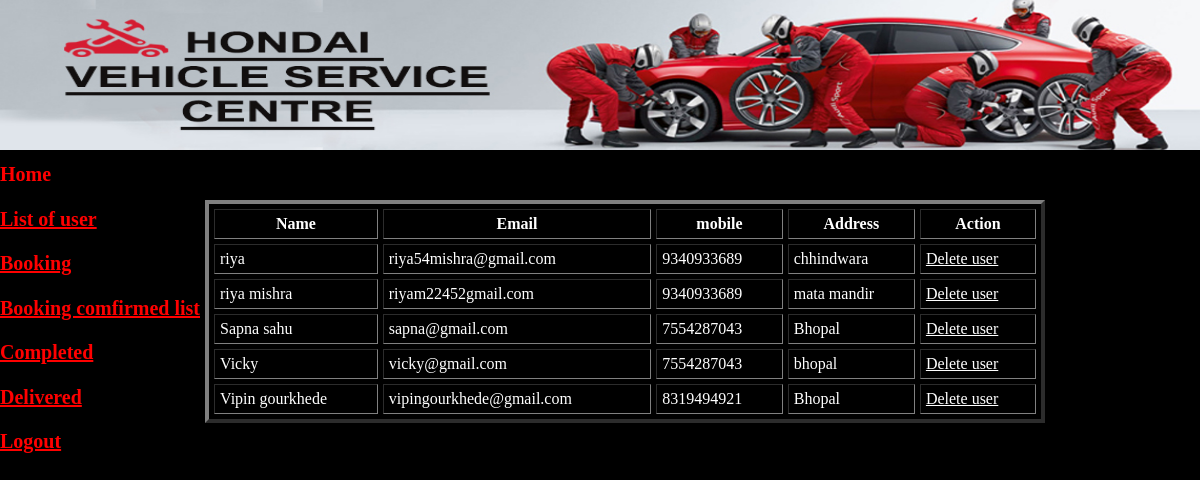
Screenshot of /admin/viewuser.php (signed in) with the database file from the repository.
### tables this page shows
CREATE TABLE IF NOT EXISTS `register` (
  `name` char(15) NOT NULL,
  `email_id` varchar(50) NOT NULL,
  `mobile_no` bigint(10) NOT NULL,
  `address` varchar(20) NOT NULL,
  `password` varchar(50) NOT NULL,
  PRIMARY KEY (`email_id`)
);

### admin/viewuser.php (the view, shortened to what this page needs)
<html>
<head>
<link rel="stylesheet" type="text/css" href="grid/grid.css">
</head>
<body style="background-color:black;">
<div class="container">
<div class="row">
<div class="col-12">
<img src="image/banner.jpg" height="150px" width="100%">
</div>
</div>
<?php
include('nav.php');
?>
<div class="col-4" style="padding-right:20%;padding-top:50px;">
<?php
$con = mysqli_connect("localhost","root",12345,"hondairiya");
$q = "select * from register";
$result = mysqli_query($con,$q);
$result_rows = mysqli_fetch_assoc($result);
?>
</div>
<table align="center" style="color:white;margin-left:-20px;" border="4" width="70%" cellspacing="5px" cellpadding="5px;">
<tr>
<th>Name</th>
<th>Email</th>
<th>mobile</th>
<th>Address</th>
<th>Action</th>
</tr>
<?php
do{
?>
	<tr>
	<td> <?php echo  $result_rows['name']; ?></td>
	<td> <?php echo $result_rows['email_id']; ?></td>
	<td> <?php  echo $result_rows['mobile_no']; ?></td>
	<td> <?php echo $result_rows['address']; ?> </td>
	<td><a href="delete.php?id=<?php echo $result_rows['email_id'] ?>">Delete user </td>
	</tr>
<?php
}while($result_rows = mysqli_fetch_assoc($result))
	?>
</table>
</div>
</body>
</html>

### admin/nav.php (shortened to what this page needs)
<div class="row">
<div class="col-2">
<h1 style="color:red;font-size:20px;">Home</h1>
<h1><a href="viewuser.php"style="color:red;font-size:20px;">List of user</a></h1>
<h1><a href="booking.php"style="color:red;font-size:20px;">Booking</a></h1>
<h1><a href="confirmbooking.php" style="color:red;font-size:20px;">Booking comfirmed list</a></h1>
<h1><a href="complete.php" style="color:red;font-size:20px;">Completed</a></h1>
<h1><a href="deliver.php" style="color:red;font-size:20px;">Delivered</a></h1>
<h1><a href="logout.php" style="color:red;font-size:20px;">Logout</a></h1>
</div>
</div>

### admin/grid/grid.css (style rules this page uses)
.container { width:100%; }
body { margin:0px; }
.col-12 { width:100%; }
.col-4 { width:33.33%; }
.col-2 { width:16.67%; }
.row { margin-left:-15px; margin-right:-15px; }
.col-1,.col-2,.col-3,.col-4,.col-5,.col-6,.col-7,.col-8,.col-9,.co-10,.col-11,.col-12 { float:left }
.container { margin-right:auto; margin-left:auto; padding-left:15px; padding-right:15px; }
.container { max-width:100%; }

### admin/viewuser.php (style rules this page uses)
a { color:white; }

### rows the page displays
register: name "riya", email_id "riya54mishra@gmail.com", mobile_no "9340933689", address "chhindwara"
register: name "riya mishra", email_id "riyam22452gmail.com", mobile_no "9340933689", address "mata mandir"
register: name "Sapna sahu", email_id "sapna@gmail.com", mobile_no "7554287043", address "Bhopal"
register: name "Vicky", email_id "vicky@gmail.com", mobile_no "7554287043", address "bhopal"
register: name "Vipin gourkhede", email_id "vipingourkhede@gmail.com", mobile_no "8319494921", address "Bhopal"
